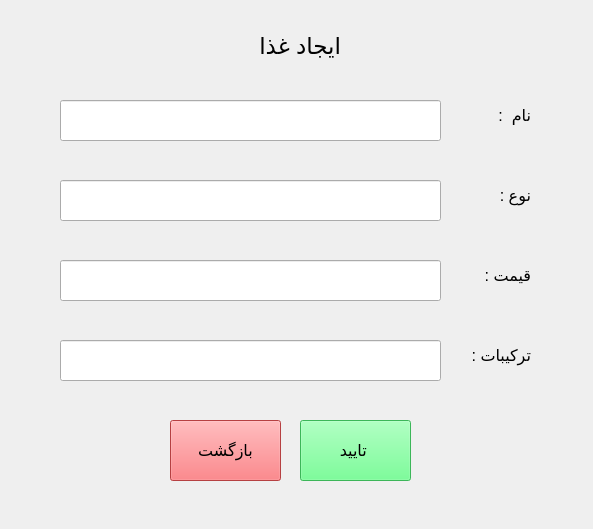
<?xml version="1.0" encoding="UTF-8"?>
<ui version="4.0">
 <class>CreateFood</class>
 <widget class="QWidget" name="CreateFood">
  <property name="geometry">
   <rect>
    <x>0</x>
    <y>0</y>
    <width>593</width>
    <height>529</height>
   </rect>
  </property>
  <property name="windowTitle">
   <string>Form</string>
  </property>
  <widget class="QPushButton" name="pushButtonOK">
   <property name="geometry">
    <rect>
     <x>300</x>
     <y>420</y>
     <width>111</width>
     <height>61</height>
    </rect>
   </property>
   <property name="font">
    <font>
     <pointsize>12</pointsize>
    </font>
   </property>
   <property name="styleSheet">
    <string notr="true">background-color: rgb(84, 255, 124);
color: rgb(0, 0, 0);</string>
   </property>
   <property name="text">
    <string>تایید </string>
   </property>
  </widget>
  <widget class="QPushButton" name="pushButtonBack">
   <property name="geometry">
    <rect>
     <x>170</x>
     <y>420</y>
     <width>111</width>
     <height>61</height>
    </rect>
   </property>
   <property name="font">
    <font>
     <pointsize>12</pointsize>
    </font>
   </property>
   <property name="styleSheet">
    <string notr="true">background-color: rgb(255, 89, 92);
color: rgb(0, 0, 0);</string>
   </property>
   <property name="text">
    <string>بازگشت</string>
   </property>
  </widget>
  <widget class="QLineEdit" name="name">
   <property name="geometry">
    <rect>
     <x>60</x>
     <y>100</y>
     <width>381</width>
     <height>41</height>
    </rect>
   </property>
  </widget>
  <widget class="QLabel" name="label_3">
   <property name="geometry">
    <rect>
     <x>470</x>
     <y>170</y>
     <width>61</width>
     <height>51</height>
    </rect>
   </property>
   <property name="font">
    <font>
     <pointsize>12</pointsize>
    </font>
   </property>
   <property name="text">
    <string>نوع :</string>
   </property>
  </widget>
  <widget class="QLineEdit" name="name_4">
   <property name="geometry">
    <rect>
     <x>60</x>
     <y>260</y>
     <width>381</width>
     <height>41</height>
    </rect>
   </property>
  </widget>
  <widget class="QLineEdit" name="name_2">
   <property name="geometry">
    <rect>
     <x>60</x>
     <y>180</y>
     <width>381</width>
     <height>41</height>
    </rect>
   </property>
  </widget>
  <widget class="QLabel" name="label_5">
   <property name="geometry">
    <rect>
     <x>460</x>
     <y>250</y>
     <width>71</width>
     <height>51</height>
    </rect>
   </property>
   <property name="font">
    <font>
     <pointsize>12</pointsize>
    </font>
   </property>
   <property name="text">
    <string>قیمت :</string>
   </property>
  </widget>
  <widget class="QLabel" name="label">
   <property name="geometry">
    <rect>
     <x>230</x>
     <y>10</y>
     <width>111</width>
     <height>71</height>
    </rect>
   </property>
   <property name="font">
    <font>
     <pointsize>17</pointsize>
    </font>
   </property>
   <property name="text">
    <string>ایجاد غذا</string>
   </property>
  </widget>
  <widget class="QLabel" name="label_4">
   <property name="geometry">
    <rect>
     <x>450</x>
     <y>330</y>
     <width>81</width>
     <height>51</height>
    </rect>
   </property>
   <property name="font">
    <font>
     <pointsize>12</pointsize>
    </font>
   </property>
   <property name="text">
    <string>ترکیبات :</string>
   </property>
  </widget>
  <widget class="QLineEdit" name="name_3">
   <property name="geometry">
    <rect>
     <x>60</x>
     <y>340</y>
     <width>381</width>
     <height>41</height>
    </rect>
   </property>
  </widget>
  <widget class="QLabel" name="label_2">
   <property name="geometry">
    <rect>
     <x>460</x>
     <y>90</y>
     <width>71</width>
     <height>51</height>
    </rect>
   </property>
   <property name="font">
    <font>
     <pointsize>12</pointsize>
    </font>
   </property>
   <property name="text">
    <string>نام  :</string>
   </property>
  </widget>
 </widget>
 <resources/>
 <connections/>
</ui>
